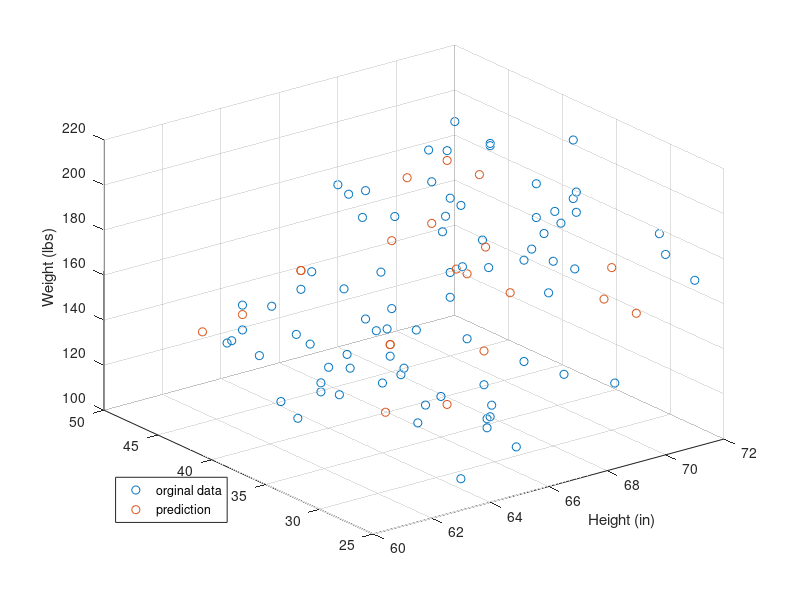

Recreate this plot in MATLAB.
% Sample code for multi-variable linear regression
% Predict patient weight from height and age

clc;
clear;

% Load patients data from matlab sample data sets
load patients;

% Height and Weight items have 100 data samples
% Split the data in 80:20 (train:validate)
x = [Height(1:80) Age(1:80)];   % multi-variate input
y = Weight(1:80);

% Eqn: y = 𝜃̂0x0 + 𝜃̂1x1
% Compute weights: Find 𝜃̂ = (𝜓𝑇𝜓)^(−1)𝜓𝑇y
n = size(x);                % get the size of x
Psi = [ones(n(1,1),1), x];  % Augment i/p data - the column of ones represent bias x0
theta_hat = inv(Psi'*Psi)*Psi'*y;

% ******* Prediction *********
% use the last 20 data items for prediction
x_star = [Height(80:100) Age(80:100)]; 
% to confirm the size of x_star
x_star_size = size(x_star);
n_star = x_star_size(1,1);
% augment i/p data
Psi_star = [ones(n_star,1) x_star];

% predict using the weights(theta_hat) computed above
y_star_hat = Psi_star*theta_hat; 

% visualise
figure
scatter3(x(:,1), x(:,2), y);
hold on;
scatter3(x_star(:,1), x_star(:,2), y_star_hat);
hold off;
xlabel('Height (in)');
ylabel('Age');
zlabel('Weight (lbs)')
legend({'orginal data','prediction'},'Location','southwest');





